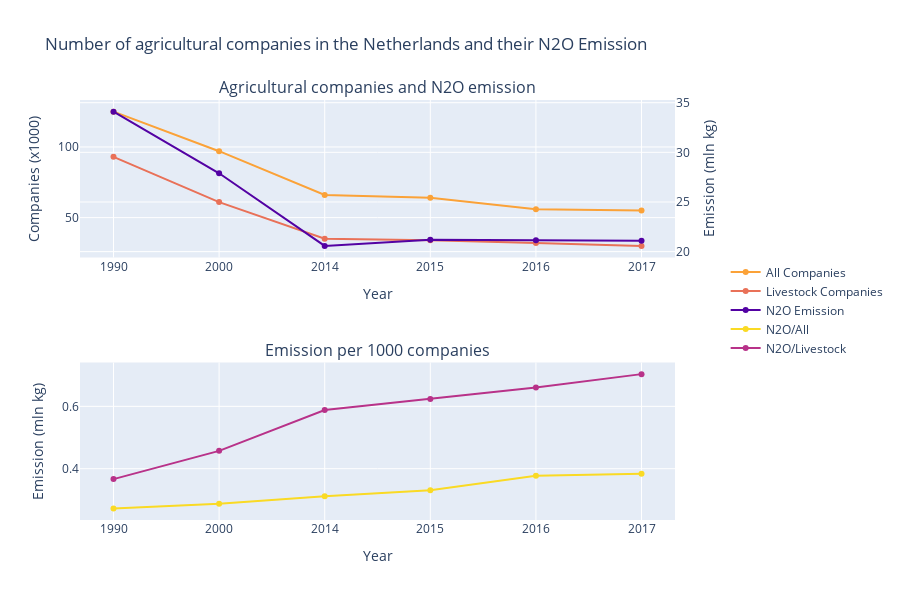

Notebook cell for this chart:
### Markdown cell above
## Increasing N2O emission by agricultural companies

To continue, as you can see in figure 6 below, the number of agricultural companies and companies holding livestock in the Netherlands are decreasing over time. This decrease seems to follow a similar trend to nitrous oxide emission by the agriculture sector, but if you compare the numbers displayed in both graphs, you see a very different story. The emission per 1000 agricultural companies has been consistently increasing over the past few years, even if the number of companies is shrinking. This increase is especially apparent in corporations holding livestock, as there is an increase in the production of manure as a result of cattle breeding <a hfref='https://www.knmi.nl/over-het-knmi/nieuws/broeikasgas-n2o-neemt-versneld-toe
'>(KNMI, 2022)</a>.  

This is not a good sign, as N2O emission is damaging to the local plants and insects, and an increase in emission per company is indicative of an increasing emission in very small areas. This means that the nature around farms holding livestock is increasingly more affected by emission. In order to protect the biodiversity around farms, agricultural companies in livestock should be minimizing their N2O output, and a mandate by the government to obtain this decrease in emission is fully in order.

### Code cell
df_farms = pd.read_csv("../datasets/table__71904ned.csv")
df_greenhouse = pd.read_csv("../datasets/IPCC_emissions.csv", sep=';')
agriculture = df_greenhouse[(df_greenhouse['Bronnen'] == "301100   ")]

df_new = pd.merge(df_farms, agriculture, on='Perioden')
df_new['Bedrijven met vee'] = pd.to_numeric(df_new['Bedrijven met rundvee']) + pd.to_numeric(df_new['Bedrijven met varkens'])
df_new['Relatie veebedrijf en N2O'] = pd.to_numeric(df_new['N2O_3'])/df_new['Bedrijven met vee']
df_new['Relatie bedrijf en N2O'] = pd.to_numeric(df_new['N2O_3'])/pd.to_numeric(df_new['Bedrijven Alle bedrijven (x 1 000)'])

periods = [1990, 2000, 2014, 2015, 2016, 2017]

layout = go.Layout(
    title='Number of agricultural companies in the Netherlands and their N2O Emission',
    autotypenumbers='convert types',
    xaxis=go.layout.XAxis(
        type='category', title='Year'),
    height=600,
    legend={"y" : 0.5}
)

fig = make_subplots(rows=2, cols=1, subplot_titles=['Agricultural companies and N2O emission', 'Emission per 1000 companies'],
                    specs=[[{"secondary_y": True}], [{"secondary_y": True}]])

fig.add_trace(go.Scatter(x=periods, y=df_new['Bedrijven Alle bedrijven (x 1 000)'], marker=dict(color='#fba238'), mode='lines+markers', name='All Companies'),
              row=1, col=1)
fig.add_trace(go.Scatter(x=periods, y=df_new['Bedrijven met vee'], marker=dict(color='#e97158'), mode='lines+markers', name='Livestock Companies'),
              row=1, col=1)
fig.add_trace(go.Scatter(x=periods, y=df_new['N2O_3'], marker=dict(color='#5302a3'), mode='lines+markers', name='N2O Emission'), row=1, col=1, secondary_y=True)
fig.update_xaxes(type='category', row=1, col=1)
fig.update_yaxes(row=1, col=1, title='Companies (x1000)', secondary_y=False)
fig.update_yaxes(row=1, col=1, title='Emission (mln kg)', secondary_y=True)

fig.add_trace(go.Scatter(x=periods, y=df_new['Relatie bedrijf en N2O'], marker=dict(color='#fada24'), name='N2O/All'), row=2, col=1)
fig.add_trace(go.Scatter(x=periods, y=df_new['Relatie veebedrijf en N2O'], marker=dict(color='#b83289'), name='N2O/Livestock'), row=2, col=1)
fig.update_xaxes(type='category', title='Year', row=2, col=1)
fig.update_yaxes(row=2, col=1, title='Emission (mln kg)')

fig.update_layout(layout)
fig.show()

### Figure 1 — Plotly figure (JSON) as saved in the notebook; plotly's stock layout.template omitted (floating-point values rounded to 4 significant figures)
{"data": [{"marker": {"color": "#fba238"}, "mode": "lines+markers", "name": "All Companies", "type": "scatter", "x": [1990, 2000, 2014, 2015, 2016, 2017], "xaxis": "x", "y": ["125", "97", "66", "64", "56", "55"], "yaxis": "y"}, {"marker": {"color": "#e97158"}, "mode": "lines+markers", "name": "Livestock Companies", "type": "scatter", "x": [1990, 2000, 2014, 2015, 2016, 2017], "xaxis": "x", "y": [93, 61, 35, 34, 32, 30], "yaxis": "y"}, {"marker": {"color": "#5302a3"}, "mode": "lines+markers", "name": "N2O Emission", "type": "scatter", "x": [1990, 2000, 2014, 2015, 2016, 2017], "xaxis": "x", "y": [34.1, 27.89, 20.58, 21.19, 21.14, 21.1], "yaxis": "y2"}, {"marker": {"color": "#fada24"}, "name": "N2O/All", "type": "scatter", "x": [1990, 2000, 2014, 2015, 2016, 2017], "xaxis": "x2", "y": [0.2728, 0.2875, 0.3118, 0.3311, 0.3775, 0.3836], "yaxis": "y3"}, {"marker": {"color": "#b83289"}, "name": "N2O/Livestock", "type": "scatter", "x": [1990, 2000, 2014, 2015, 2016, 2017], "xaxis": "x2", "y": [0.3667, 0.4572, 0.588, 0.6232, 0.6606, 0.7033], "yaxis": "y3"}], "layout": {"annotations": [{"font": {"size": 16}, "showarrow": false, "text": "Agricultural companies and N2O emission", "x": 0.47, "xanchor": "center", "xref": "paper", "y": 1, "yanchor": "bottom", "yref": "paper"}, {"font": {"size": 16}, "showarrow": false, "text": "Emission per 1000 companies", "x": 0.47, "xanchor": "center", "xref": "paper", "y": 0.375, "yanchor": "bottom", "yref": "paper"}], "autotypenumbers": "convert types", "height": 600, "legend": {"y": 0.5}, "title": {"text": "Number of agricultural companies in the Netherlands and their N2O Emission"}, "xaxis": {"anchor": "y", "domain": [0, 0.94], "title": {"text": "Year"}, "type": "category"}, "xaxis2": {"anchor": "y3", "domain": [0, 0.94], "title": {"text": "Year"}, "type": "category"}, "yaxis": {"anchor": "x", "domain": [0.625, 1], "title": {"text": "Companies (x1000)"}}, "yaxis2": {"anchor": "x", "overlaying": "y", "side": "right", "title": {"text": "Emission (mln kg)"}}, "yaxis3": {"anchor": "x2", "domain": [0, 0.375], "title": {"text": "Emission (mln kg)"}}, "yaxis4": {"anchor": "x2", "overlaying": "y3", "side": "right", "title": {"text": "Emission (mln kg)"}}}}
